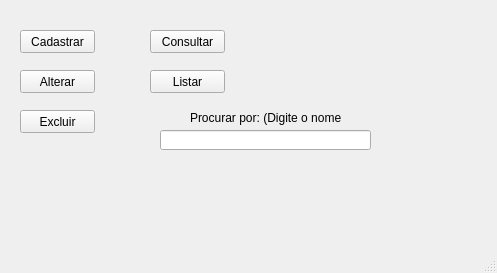
<?xml version="1.0" encoding="UTF-8"?>
<ui version="4.0">
 <class>MainWindowCliente</class>
 <widget class="QMainWindow" name="MainWindowCliente">
  <property name="geometry">
   <rect>
    <x>0</x>
    <y>0</y>
    <width>497</width>
    <height>273</height>
   </rect>
  </property>
  <property name="windowTitle">
   <string>Cadastrar Cliente</string>
  </property>
  <widget class="QWidget" name="centralwidget">
   <widget class="QPushButton" name="pushButtonExcluir">
    <property name="geometry">
     <rect>
      <x>20</x>
      <y>110</y>
      <width>75</width>
      <height>23</height>
     </rect>
    </property>
    <property name="text">
     <string>Excluir</string>
    </property>
   </widget>
   <widget class="QPushButton" name="pushButtonConsultar">
    <property name="geometry">
     <rect>
      <x>150</x>
      <y>30</y>
      <width>75</width>
      <height>23</height>
     </rect>
    </property>
    <property name="text">
     <string>Consultar</string>
    </property>
   </widget>
   <widget class="QLineEdit" name="lineEditProcurar">
    <property name="geometry">
     <rect>
      <x>160</x>
      <y>130</y>
      <width>211</width>
      <height>20</height>
     </rect>
    </property>
   </widget>
   <widget class="QPushButton" name="pushButtonCadastrar">
    <property name="geometry">
     <rect>
      <x>20</x>
      <y>30</y>
      <width>75</width>
      <height>23</height>
     </rect>
    </property>
    <property name="text">
     <string>Cadastrar</string>
    </property>
   </widget>
   <widget class="QPushButton" name="pushButtonAlterar">
    <property name="geometry">
     <rect>
      <x>20</x>
      <y>70</y>
      <width>75</width>
      <height>23</height>
     </rect>
    </property>
    <property name="text">
     <string>Alterar</string>
    </property>
   </widget>
   <widget class="QLabel" name="label">
    <property name="geometry">
     <rect>
      <x>190</x>
      <y>110</y>
      <width>151</width>
      <height>16</height>
     </rect>
    </property>
    <property name="text">
     <string>Procurar por: (Digite o nome)</string>
    </property>
   </widget>
   <widget class="QPushButton" name="pushButtonListar">
    <property name="geometry">
     <rect>
      <x>150</x>
      <y>70</y>
      <width>75</width>
      <height>23</height>
     </rect>
    </property>
    <property name="text">
     <string>Listar</string>
    </property>
   </widget>
  </widget>
  <widget class="QMenuBar" name="menubar">
   <property name="geometry">
    <rect>
     <x>0</x>
     <y>0</y>
     <width>497</width>
     <height>21</height>
    </rect>
   </property>
  </widget>
  <widget class="QStatusBar" name="statusbar"/>
 </widget>
 <resources/>
 <connections/>
</ui>
